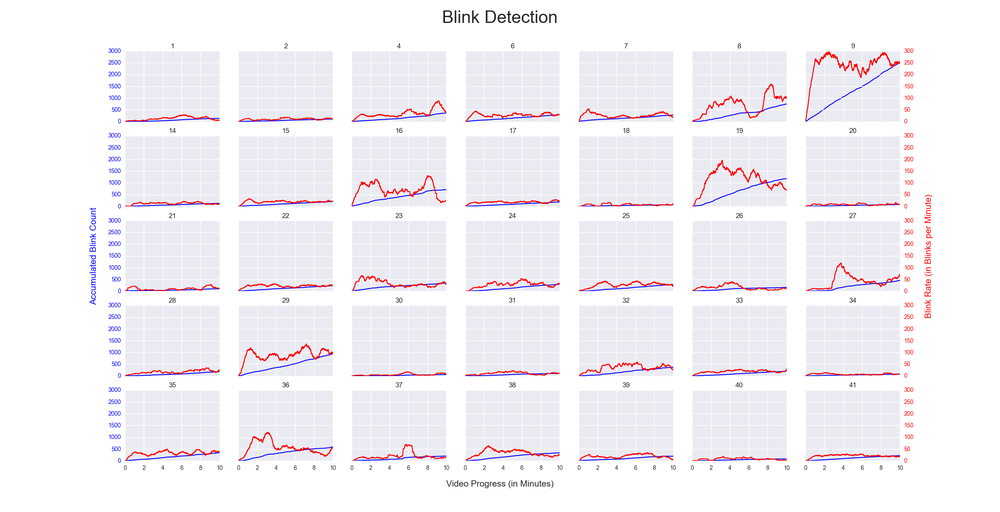
#> input picture fsdk/reports/blinks_detection.png, 1000 x 512 px, shrunk from 2400 x 1228 before the run
$ python test_kernel.py ../reports/blinks_detection.png   (older library calls are emulated)
#> lines starting #> are read from the running program, lines starting #| are printed output that depends on the picture
#> in main, image is the input picture: shape (512, 1000, 3); mean B, G, R 246.2, 241.4, 244.2
### fsdk/filters/gabor.py
#!/usr/bin/env python
#
# This file is part of the Fun SDK (fsdk) project. The complete source code is
# available at https://github.com/luigivieira/fsdk.
#
# Copyright (c) 2016-2017, Luiz Carlos Vieira (http://www.luiz.vieira.nom.br)
#
# MIT License
#
# Permission is hereby granted, free of charge, to any person obtaining a copy
# of this software and associated documentation files (the "Software"), to deal
# in the Software without restriction, including without limitation the rights
# to use, copy, modify, merge, publish, distribute, sublicense, and/or sell
# copies of the Software, and to permit persons to whom the Software is
# furnished to do so, subject to the following conditions:
#
# The above copyright notice and this permission notice shall be included in all
# copies or substantial portions of the Software.
#
# THE SOFTWARE IS PROVIDED "AS IS", WITHOUT WARRANTY OF ANY KIND, EXPRESS OR
# IMPLIED, INCLUDING BUT NOT LIMITED TO THE WARRANTIES OF MERCHANTABILITY,
# FITNESS FOR A PARTICULAR PURPOSE AND NONINFRINGEMENT. IN NO EVENT SHALL THE
# AUTHORS OR COPYRIGHT HOLDERS BE LIABLE FOR ANY CLAIM, DAMAGES OR OTHER
# LIABILITY, WHETHER IN AN ACTION OF CONTRACT, TORT OR OTHERWISE, ARISING FROM,
# OUT OF OR IN CONNECTION WITH THE SOFTWARE OR THE USE OR OTHER DEALINGS IN THE
# SOFTWARE.

import numpy as np
import matplotlib.pyplot as plt
from skimage.filters import gabor_kernel
import cv2

#=============================================
class KernelParams:
    """
    A simple class to represent the parameters of a given Gabor kernel.
    """

    #---------------------------------------------
    def __init__(self, wavelength, orientation):
        """
        Class constructor. Define the parameters of a Gabor kernel.

        Parameters
        ----------
        wavelength: float
            Wavelength (in pixels) of a Gabor kernel.
        orientation: float
            Orientations (in radians) of a Gabor kernel.
        """

        self.wavelength = wavelength
        """Wavelength (in pixels) of a Gabor kernel."""

        self.orientation = orientation
        """Orientation (in radians) of a Gabor kernel."""

    #---------------------------------------------
    def __hash__(self):
        """
        Generates a hash value for this object instance.

        Returns
        ----------
        hash: int
            Hash value of this object.
        """
        return hash((self.wavelength, self.orientation))

    #---------------------------------------------
    def __eq__(self, other):
        """
        Verifies if this object instance is equal to another.

        This method is the implementation of the == operator.

        Parameters
        ----------
        other: KernelParams
            Other instance to compare with this one.

        Returns
        ----------
        eq: bool
            True if this and the other instances have the same parameters, or
            False otherwise.
        """
        return (self.wavelength, self.orientation) == \
               (other.wavelength, other.orientation)

    #---------------------------------------------
    # [18 lines left out: function __ne__, not called in this run]

#=============================================
class GaborBank:
    """
    Represents the bank of gabor kernels.
    """

    #---------------------------------------------
    def __init__(self, w = [4, 7, 10, 13],
                       o = [i for i in np.arange(0, np.pi, np.pi / 8)]):
        """
        Class constructor. Create a bank of Gabor kernels with a predefined set
        of wavelengths and orientations.

        The bank is composed of one kernel for each combination of wavelength x
        orientation. For the rationale regading the choice of parameters, refer
        to the thesis text.
        """

        self._wavelengths = w
        """
        List of wavelengths (in pixels) used to create the bank of Gabor
        kernels.
        """

        self._orientations = o
        """
        List of orientations (in radians) used to create the bank of Gabor
        kernels.
        """

        self._kernels = {}
        """Dictionary holding the Gabor kernels in the bank."""

        # Create one kernel for each combination of wavelength x orientation
        for wavelength in self._wavelengths:
            for orientation in self._orientations:
                # Convert wavelength to spatial frequency (scikit-image's
                # interface expects spatial frequency, even though the
                # equation uses wavelengths - see https://en.wikipedia.org/wiki/
                # Gabor_filter/)
                frequency = 1 / wavelength

                # Create and save the kernel
                kernel = gabor_kernel(frequency, orientation)
                par = KernelParams(wavelength, orientation)
                self._kernels[par] = kernel

    #---------------------------------------------
    # [109 lines left out: functions filter, createPlotFigure, not called in this run]

    #---------------------------------------------
    def createTestPlotFigure(self, image):
        """
        Create a matplotlib figure with the responses of the bank to the given
        image.

        Parameters
        ----------
        image: numpy.array
            Image to be filtered with each Gabor kernel in this bank.

        Returns
        -------
        fig: matplotlib.figure
            Figure object created with the responses.
        """
        # Convert the image to gray scale (for filtering) and RGB
        # (for displaying)
        source = cv2.cvtColor(image, cv2.COLOR_BGR2RGB)
        image = cv2.cvtColor(image, cv2.COLOR_BGR2GRAY)
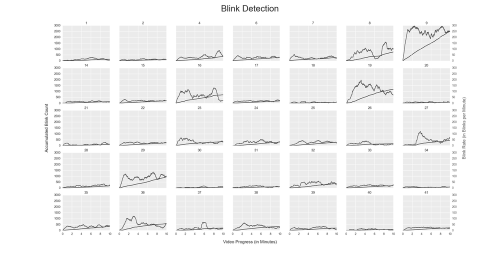
#> image: shape (512, 1000) (shown at 1/2 size); min 5, max 255, mean 242.8

        # Create a new figure with a subplot for each kernel
        numW = len(self._wavelengths)
        numO = len(self._orientations)

        fig, axarr = plt.subplots(numW, numO)

        for w, wavelength in enumerate(self._wavelengths):
            for o, orientation in enumerate(self._orientations):
                par = KernelParams(wavelength, orientation)
                kernel = self._kernels[par]

                real = cv2.filter2D(image, cv2.CV_32F, kernel.real)
                imag = cv2.filter2D(image, cv2.CV_32F, kernel.imag)
                response = cv2.magnitude(real, imag)
                cv2.normalize(response, response, -1, 1, cv2.NORM_MINMAX)

                im = axarr[w, o].imshow(response, cmap='hot', vmin=-1, vmax=1)
                axarr[w, o].set_xticks([])
                axarr[w, o].set_yticks([])
                if w == numW - 1:
                    degrees = orientation * 180 / np.pi
                    if degrees - int(degrees) == 0:
                        label = '{:2d}$\degree$'.format(int(degrees))
                    else:
                        label = '{:2.1f}$\degree$'.format(degrees)
                    axarr[w, o].set_xlabel(label)
                if o == 0:
                    axarr[w, o].set_ylabel('{:2d}'.format(wavelength))
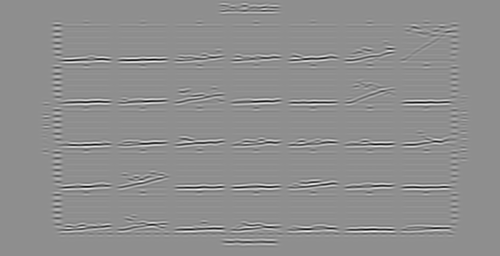
#> real: shape (512, 1000) float32 (shown at 1/2 size); min -27.14, max 21.78, mean 0.3; drawn with min black and max white
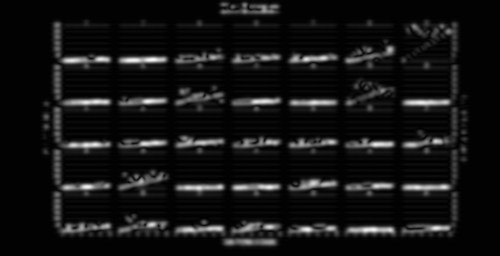
#> response: shape (512, 1000) float32 (shown at 1/2 size); min -1, max 1, mean -0.843; drawn with min black and max white

        # Add the titles
        fig.text(0.56, 0.06, 'Orientations (in degrees)',
                            ha='center', fontsize=15)
        fig.text(0.19, 0.5, 'Wavelenghts (in pixels)', va='center',
                            rotation='vertical', fontsize=15)

        fig.suptitle('Responses of the bank of Gabor kernels', fontsize=35)
        fig.set_facecolor('white')

        # Add the source image and a colorbar
        fig.subplots_adjust(left=0.22, right=0.9)

        axis = fig.add_axes([0.0, 0.7, 0.2, 0.2])
        axis.imshow(source, vmin=0, vmax=255)
        axis.set_xticks([])
        axis.set_xlabel('Original Image', fontsize=15)
        axis.set_yticks([])

        axis = fig.add_axes([0.92, 0.15, 0.02, 0.7])
        fig.colorbar(im, cax=axis)

        return fig

### fsdk/utilities/test_kernel.py
#!/usr/bin/env python
#
# This file is part of the Fun SDK (fsdk) project. The complete source code is
# available at https://github.com/luigivieira/fsdk.
#
# Copyright (c) 2016-2017, Luiz Carlos Vieira (http://www.luiz.vieira.nom.br)
#
# MIT License
#
# Permission is hereby granted, free of charge, to any person obtaining a copy
# of this software and associated documentation files (the "Software"), to deal
# in the Software without restriction, including without limitation the rights
# to use, copy, modify, merge, publish, distribute, sublicense, and/or sell
# copies of the Software, and to permit persons to whom the Software is
# furnished to do so, subject to the following conditions:
#
# The above copyright notice and this permission notice shall be included in all
# copies or substantial portions of the Software.
#
# THE SOFTWARE IS PROVIDED "AS IS", WITHOUT WARRANTY OF ANY KIND, EXPRESS OR
# IMPLIED, INCLUDING BUT NOT LIMITED TO THE WARRANTIES OF MERCHANTABILITY,
# FITNESS FOR A PARTICULAR PURPOSE AND NONINFRINGEMENT. IN NO EVENT SHALL THE
# AUTHORS OR COPYRIGHT HOLDERS BE LIABLE FOR ANY CLAIM, DAMAGES OR OTHER
# LIABILITY, WHETHER IN AN ACTION OF CONTRACT, TORT OR OTHERWISE, ARISING FROM,
# OUT OF OR IN CONNECTION WITH THE SOFTWARE OR THE USE OR OTHER DEALINGS IN THE
# SOFTWARE.

import sys
import argparse
import matplotlib.pyplot as plt
import matplotlib.gridspec as gridspec
import cv2
import numpy as np

if __name__ == '__main__':
    import sys
    sys.path.append('../../')

import fsdk.filters.gabor as gb

#---------------------------------------------
def main(argv):
    """
    Main entry point of this utility application.

    This is simply a function called by the checking of namespace __main__, at
    the end of this script (in order to execute only when this script is ran
    directly).

    Parameters
    ------
    argv: list of str
        Arguments received from the command line.
    """

    # Parse the command line
    args = parseCommandLine(argv)

    # Load the image
    image = cv2.imread(args.imageFilename, cv2.IMREAD_COLOR)
    if image is None:
        print('Could not read image from file {}'.format(args.imageFilename))
        sys.exit(-1)

    # Create the bank of Gabor kernels
    bank = gb.GaborBank(w=[4, 8], o=[0, np.pi/6, np.pi/3, np.pi/2])

    # Test against the image
    fig = bank.createTestPlotFigure(image)

    fig.suptitle('Responses of Different Kernels', fontsize=30)
    fig.subplots_adjust(right=0.9)

    # Show the plot on a maximized window
    mng = plt.get_current_fig_manager()
    mng.window.state('zoomed')
    plt.show()
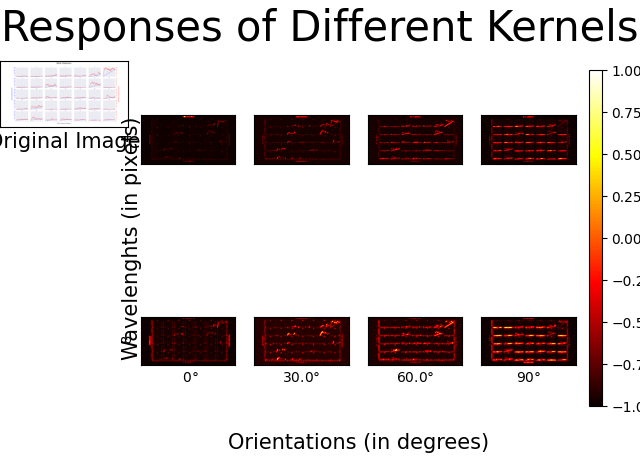
#> figure drawn by matplotlib, 10 panels

#---------------------------------------------
def parseCommandLine(argv):
    """
    Parse the command line of this utility application.

    This function uses the argparse package to handle the command line
    arguments. In case of command line errors, the application will be
    automatically terminated.

    Parameters
    ------
    argv: list of str
        Arguments received from the command line.

    Returns
    ------
    object
        Object with the parsed arguments as attributes (refer to the
        documentation of the argparse package for details)

    """
    parser = argparse.ArgumentParser(description='Tests the bank of Gabor '
                                                 'kernels against an image.')

    parser.add_argument('imageFilename',
                        help='Image file to test against the bank of Gabor '
                             'kernels.'
                       )

    return parser.parse_args()

#---------------------------------------------
# namespace verification for invoking main
#---------------------------------------------
if __name__ == '__main__':
    main(sys.argv[1:])

$ run again, on fsdk/reports/face-distance.png
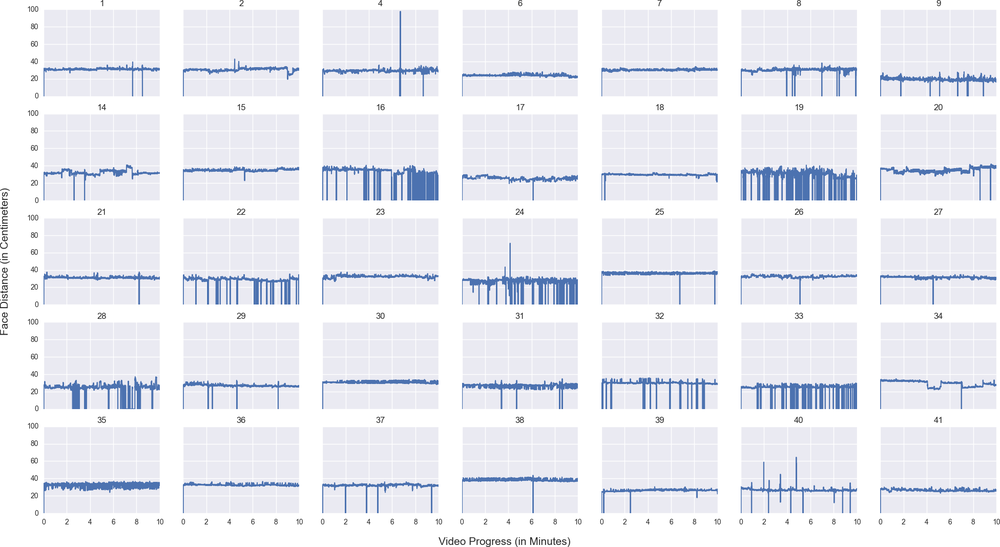
#> input picture fsdk/reports/face-distance.png, 1000 x 547 px, shrunk from 1952 x 1067 before the run
#> in main, image is the input picture: shape (547, 1000, 3); mean B, G, R 243.2, 235.9, 234.2
#> image: shape (547, 1000)
#> after the loop in createTestPlotFigure, `for w, wavelength in enumerate(self._wavelengths):`:
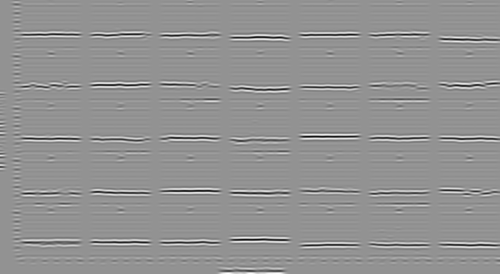
#> real: shape (547, 1000) float32 (shown at 1/2 size); min -27.45, max 20.77, mean 0.3; drawn with min black and max white
#> after the loop in createTestPlotFigure, `for w, wavelength in enumerate(self._wavelengths):`:
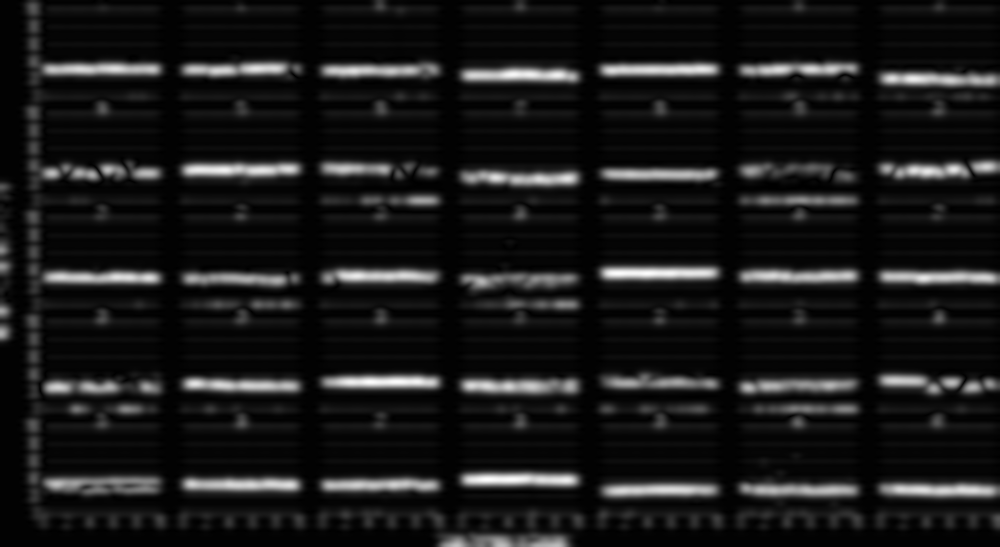
#> response: shape (547, 1000) float32; min -1, max 1, mean -0.8; drawn with min black and max white

$ run again, on fsdk/reports/face-gradient.png
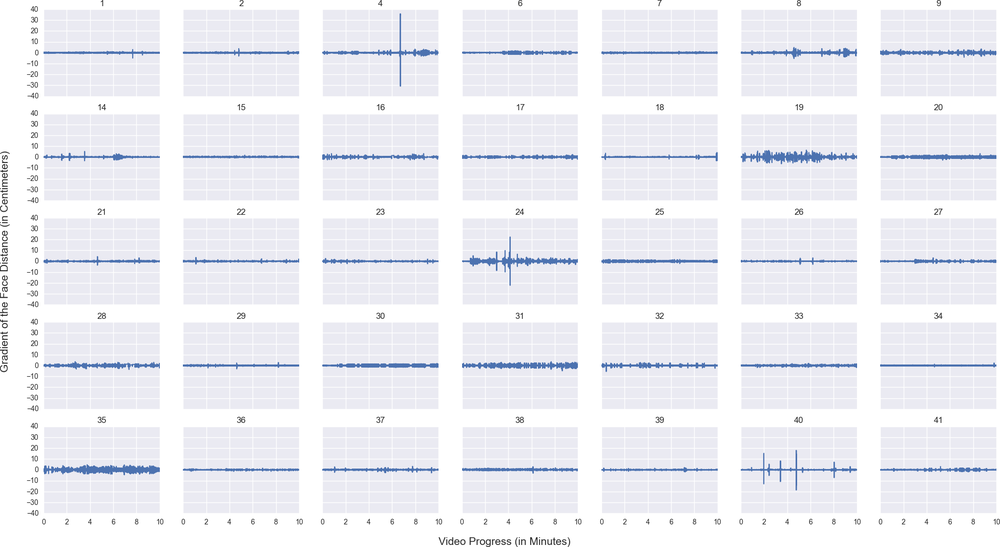
#> input picture fsdk/reports/face-gradient.png, 1000 x 547 px, shrunk from 1952 x 1067 before the run
#> in main, image is the input picture: shape (547, 1000, 3); mean B, G, R 244.7, 238.8, 237.9
#> image: shape (547, 1000)
#> after the loop in createTestPlotFigure, `for w, wavelength in enumerate(self._wavelengths):`:
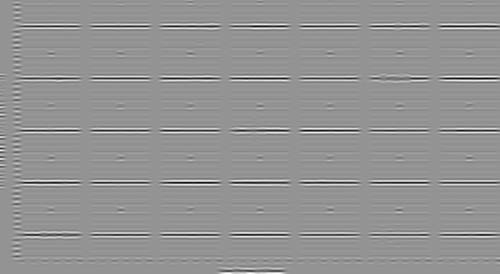
#> real: shape (547, 1000) float32 (shown at 1/2 size); min -27.89, max 20.77, mean 0.3; drawn with min black and max white
#> after the loop in createTestPlotFigure, `for w, wavelength in enumerate(self._wavelengths):`:
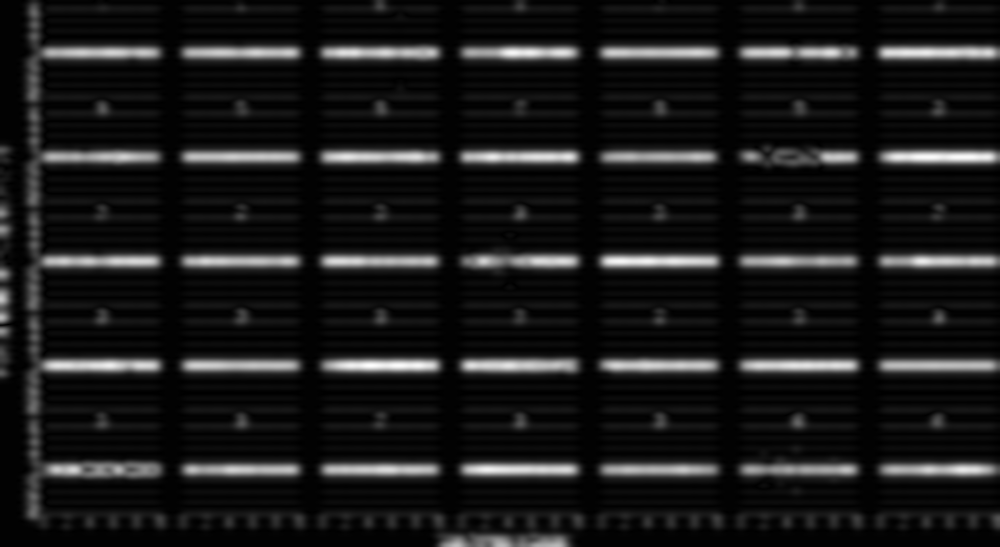
#> response: shape (547, 1000) float32; min -1, max 1, mean -0.797; drawn with min black and max white
